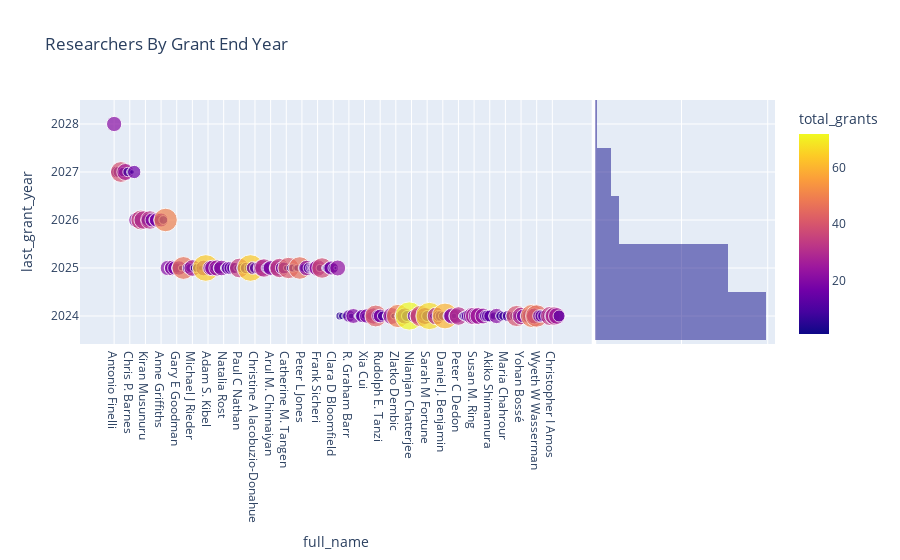

Source (notebook cell):
### Code cell
px.scatter(temp2, 
           x="full_name", y="last_grant_year", 
           hover_name="full_name", 
           size="total_grants",
           color="total_grants",
           hover_data=['total_funding', 'total_grants', 'last_grant_year', 'citations_mean', 'altmetric_mean', 'last_pub_year'], 
           marginal_y="histogram",  title="Researchers By Grant End Year")

### Figure 1 — Plotly figure (JSON) as saved in the notebook; plotly's stock layout.template omitted (floating-point values rounded to 4 significant figures; data arrays with more than 128 entries replaced by an {"elided": "..."} marker saying what was removed)
{"data": [{"customdata": {"elided": "200x6 float values"}, "hovertemplate": "<b>%{hovertext}</b><br><br>full_name=%{x}<br>last_grant_year=%{customdata[2]}<br>total_grants=%{marker.color}<br>total_funding=%{customdata[0]}<br>citations_mean=%{customdata[3]}<br>altmetric_mean=%{customdata[4]}<br>last_pub_year=%{customdata[5]}<extra></extra>", "hovertext": {"elided": "200 str values"}, "legendgroup": "", "marker": {"color": {"elided": "200 int values"}, "coloraxis": "coloraxis", "size": {"elided": "200 int values"}, "sizemode": "area", "sizeref": 0.18, "symbol": "circle"}, "mode": "markers", "name": "", "showlegend": false, "type": "scatter", "x": {"elided": "200 str values"}, "xaxis": "x", "y": {"elided": "200 int values"}, "yaxis": "y"}, {"alignmentgroup": "True", "bingroup": "y", "hovertemplate": "last_grant_year=%{y}<br>count=%{x}<extra></extra>", "legendgroup": "", "marker": {"color": "#0d0887"}, "name": "", "offsetgroup": "", "opacity": 0.5, "showlegend": false, "type": "histogram", "xaxis": "x2", "y": {"elided": "200 int values"}, "yaxis": "y2"}], "layout": {"autosize": true, "barmode": "overlay", "coloraxis": {"colorbar": {"title": {"text": "total_grants"}}, "colorscale": [[0, "#0d0887"], [0.1111, "#46039f"], [0.2222, "#7201a8"], [0.3333, "#9c179e"], [0.4444, "#bd3786"], [0.5556, "#d8576b"], [0.6667, "#ed7953"], [0.7778, "#fb9f3a"], [0.8889, "#fdca26"], [1, "#f0f921"]]}, "legend": {"itemsizing": "constant", "tracegroupgap": 0}, "title": {"text": "Researchers By Grant End Year"}, "xaxis": {"anchor": "y", "autorange": true, "domain": [0, 0.7363], "range": [-14.72, 213.0], "title": {"text": "full_name"}, "type": "category"}, "xaxis2": {"anchor": "y2", "autorange": true, "domain": [0.7413, 1], "matches": "x2", "range": [0, 104.2], "showgrid": true, "showline": false, "showticklabels": false, "ticks": ""}, "yaxis": {"anchor": "x", "autorange": true, "domain": [0, 1], "range": [2023.0, 2029.0], "title": {"text": "last_grant_year"}, "type": "linear"}, "yaxis2": {"anchor": "x2", "autorange": true, "domain": [0, 1], "matches": "y", "range": [2023.0, 2029.0], "showgrid": true, "showticklabels": false, "type": "linear"}}}
